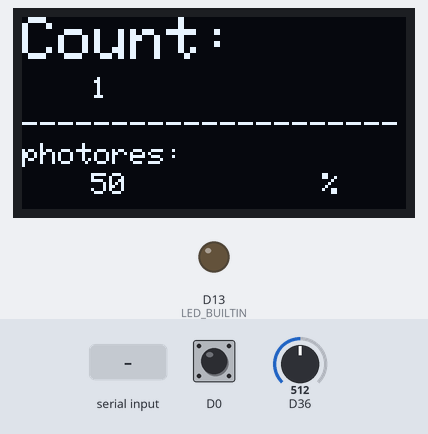
The sketch below on a simulated Arduino Zero (SAMD21). On the bench: 128×64 one-colour display, output pins drawn as LEDs (lit = HIGH). Dashed ring = blinking. Inputs (shaded band) come from the test bench; at power-on: D36 = 512, D0 HIGH (analog values on the 0–1023 scale). What the sketch prints to the serial monitor is not drawn.

Above: at 1.6 s.
1.7 s: D36 set to 122
At 3.9 s:
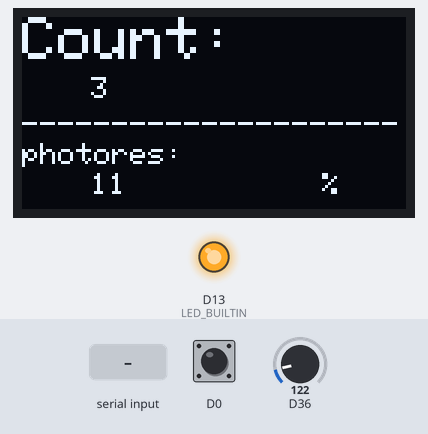
4.0 s: D36 set to 0
At 4.96 s:
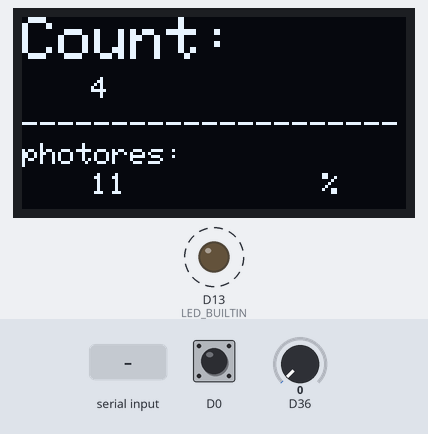
6.5 s: D36 set to 306
At 7.21 s:
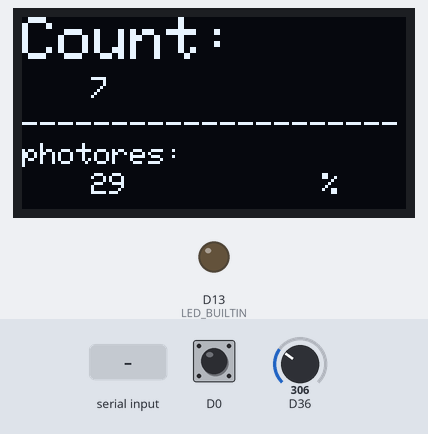
8.5 s: D0 pulled LOW for 0.15 s
9.2 s: "s" received over Serial
10.7 s: D0 pulled LOW for 1 s
At 12.8 s:
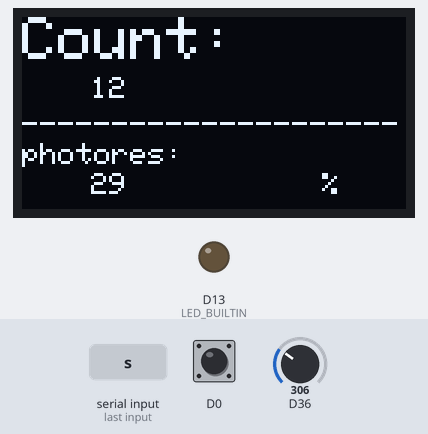
Timing chart, 0 to 14.2 s (numbered marks = the images above; inputs shaded):
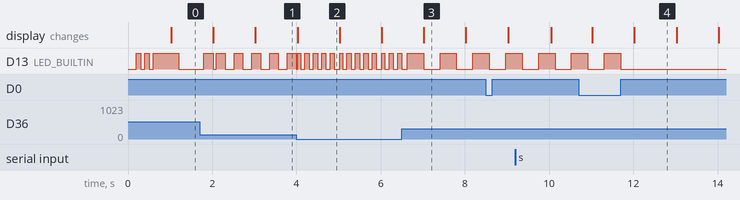

Measured:
- after the input at 4.0 s, D13 (LED_BUILTIN): alternates HIGH for 0.10 s and LOW for 0.10 s, starting at once
- after the input at 10.7 s, D13 (LED_BUILTIN): goes on until 11.7 s, then stays LOW
- what the display in image 2 shows lasts 1.0 s, from 4.0 s to 5.0 s

The sketch:

com_inter_tache.ino
```cpp
// --------------------------------------------------------------------------------------------------------------------
// Multi-tâches cooperatives : solution basique mais efficace :-)
// --------------------------------------------------------------------------------------------------------------------

#include <SPI.h>
#include <Wire.h>
#include <Adafruit_GFX.h>
#include <Adafruit_SSD1306.h>

#define SCREEN_WIDTH 128 // OLED display width, in pixels
#define SCREEN_HEIGHT 64 // OLED display height, in pixels

// Declaration for an SSD1306 display connected to I2C (SDA, SCL pins)
#define OLED_RESET    16 //Pin reset          - Reset pin # (or -1 if sharing Arduino reset pin)
Adafruit_SSD1306 display(SCREEN_WIDTH, SCREEN_HEIGHT, &Wire, OLED_RESET);

// --------------------------------------------------------------------------------------------------------------------
// unsigned int waitFor(timer, period)
// Timer pour taches périodiques
// configuration :
//  - MAX_WAIT_FOR_TIMER : nombre maximum de timers utilisés
// arguments :
//  - timer  : numéro de timer entre 0 et MAX_WAIT_FOR_TIMER-1
//  - period : période souhaitée
// retour :
//  - nombre de périodes écoulées depuis le dernier appel
// --------------------------------------------------------------------------------------------------------------------

#define MAX_WAIT_FOR_TIMER 4
unsigned int waitFor(int timer, unsigned long period){
  static unsigned long waitForTimer[MAX_WAIT_FOR_TIMER];  // il y a autant de timers que de tâches périodiques
  unsigned long newTime = micros() / period;              // numéro de la période modulo 2^32
  int delta = newTime - waitForTimer[timer];              // delta entre la période courante et celle enregistrée
  if ( delta < 0 ) delta = 1 + newTime;                   // en cas de dépassement du nombre de périodes possibles sur 2^32
  if ( delta ) waitForTimer[timer] = newTime;             // enregistrement du nouveau numéro de période
  return delta;
}

//--------- définition de la boite a lettre

enum {EMPTY, FULL}; //etat de la boite

struct mailbox_s {
  volatile int state; //etat
  volatile int value; //valeur
};

//--------- définition de la tache Led

struct Led_s {
  int timer;                                              // numéro du timer pour cette tâche utilisé par WaitFor
  unsigned long period;                                   // periode de clignotement
  int pin;                                                // numéro de la broche sur laquelle est la LED
  int etat;                                               // etat interne de la led
};

void setup_Led( struct Led_s * ctx, int timer, unsigned long period, byte pin) {
  ctx->timer = timer;
  ctx->period = period;
  ctx->pin = pin;
  ctx->etat = 0;
  pinMode(pin,OUTPUT);
  digitalWrite(pin, ctx->etat);
}

void loop_Led( struct Led_s * ctx, struct mailbox_s *com, struct mailbox_s *led_off) {
  if(com->state == FULL) { //modifier la période
    ctx->period = 100000 + (10000 * map(com->value, 0, 4095, 0, 100)); //ou mettre à 1000 * map(...) comme ça, si on a 100% alors on retrouve la periode initiale
    com->state = EMPTY;
  }

  if (!waitFor(ctx->timer, ctx->period)) return;          // sort s'il y a moins d'une période écoulée
  if(led_off->value)  {
    digitalWrite(ctx->pin,ctx->etat);                       // ecriture
    ctx->etat = 1 - ctx->etat;                              // changement d'état
  }
  else {
    digitalWrite(ctx->pin, 0);
    ctx->etat = 1 - ctx->etat;
  }
}

//--------- definition de la tache Mess

struct Mess_s {
  int timer;                                              // numéro de timer utilisé par WaitFor
  unsigned long period;                                             // periode d'affichage
  char mess[20];
} ;

void setup_Mess( struct Mess_s * ctx, int timer, unsigned long period, const char * mess) {
  ctx->timer = timer;
  ctx->period = period;
  strcpy(ctx->mess, mess);
}

void loop_Mess(struct Mess_s *ctx) {
  if (!(waitFor(ctx->timer,ctx->period))) return;         // sort s'il y a moins d'une période écoulée
  Serial.println(ctx->mess);                              // affichage du message
}

//------------- definition de la tache Oled
struct Oled_s {
  int timer;                                              // numero de timer pour l'affichage sur l'écran oled
  unsigned long period;                                   // periode, 1 sec par 1 sec
  unsigned long counter;                                  // compteur de secondes
  int value;                                              // dernière valeur obtenue de la boite a lettre
};

//initialisation de la structure oled, le contexte de l'affichage sur l'ecran
void setup_Oled(struct Oled_s *ctx, int timer, unsigned long period, unsigned long counter, int value) {
  ctx->timer = timer;
  ctx->period = period;
  ctx->counter = counter;
  ctx->value = value;
  Wire.begin(4, 15);
  if(!display.begin(SSD1306_SWITCHCAPVCC, 0x3C)) {
    Serial.println("err display.begin");
    while(1); //erreur de l'init de l'écran, on ne peut rien afficher sur l'écran
  }
}

void loop_Oled(struct Oled_s *ctx, struct mailbox_s *com) {
  if(!waitFor(ctx->timer, ctx->period)) return; //au moins une periode non écoulée

  //sinon, on augmente le compteur et on l'affiche
  ctx->counter += 1;

  display.clearDisplay(); //nécessaire pour supprimer le contenu de la mémoire du buffer (sinon, a chaque écriture on augmente son contenu)

  //affichage pour le compteur
  display.setCursor(0,0); //positionner le curseur en haut à gauche
  display.setTextSize(2); //coefficient pour la taille du texte
  display.setTextColor(WHITE); //couleur, uniquement WHITE (macro) de dispo ?
  display.println("Count: "); //affichage du texte
  display.setTextSize(1);
  display.setCursor(23, 20); //changement de position
  display.print(ctx->counter, DEC); //affichage du compteur de seconde

  //photorésistance
  if(com->state == FULL) {
    ctx->value = map(com->value, 0, 4095, 0, 100); // 3.3v -> 12 bits -> 4095 ?
    com->state = EMPTY;
  }

  if(ctx->value >= 0) {
    display.setCursor(0, SCREEN_HEIGHT / 2);
    display.println("---------------------"); //séparateur de '-' au milieu de l'écran

    display.setCursor(0, SCREEN_HEIGHT / 2 + 10);
    display.println("photores:"); //texte

    //affichage de la valeur et du pourcentage
    display.setCursor(23, SCREEN_HEIGHT / 2 + 20);
    display.print(ctx->value, DEC);
    display.setCursor(100, SCREEN_HEIGHT / 2 + 20);
    display.println("%");
  }
  display.display(); // re-afficher l'écran, sinon il n'est pas mit à jour
}

// -------- declaration de la tache lum (photorésistance)

struct Lum_s {
  int timer;
  unsigned long period;
  int pin;
};

void setup_Lum(struct Lum_s *ctx, int timer, unsigned long period, byte pin) {
  ctx->timer = timer;
  ctx->period = period;
  ctx->pin = pin;
  pinMode(pin, INPUT);
}

void loop_Lum(struct Lum_s *ctx, struct mailbox_s *com, struct mailbox_s *com2) {
  if(!waitFor(ctx->timer, ctx->period)) return; //pas mon tour

  analogReadResolution(12); //passage sous 12 bits pour le 3.3v

  if(com->state == EMPTY) { //pas encore traité (oled)
    com->value = analogRead(ctx->pin);
    com->state = FULL;
  }
  if(com2->state == EMPTY) { //pas encore traité (led)
    com2->value = analogRead(ctx->pin);
    com2->state = FULL;
  }

}

//--------- Déclaration des tâches

struct Led_s Led1;
struct Mess_s Mess1;
struct Oled_s Oled1;
struct Lum_s Lum1;
struct mailbox_s mb = {.state = EMPTY}; //initialisation en dehors d'une fonction setup_mailbox()
struct mailbox_s mb2 = {.state = EMPTY}; //pour led

//interruption
struct mailbox_s isr = {.state = EMPTY, .value=1}; //1: allumer , 0: eteindre
volatile int is_char_detected = 0;

//ISR pour le clavier
void isr_keyboard() {
  Serial.println("isr");
  if(is_char_detected)
    isr.value = 0; //stopper la led
}

void serialEvent() {
  while(Serial.available() && !is_char_detected) {
    if(Serial.read() == 's') {
      is_char_detected = 1;
      Serial.println("serialEvent 1");
      interrupts();
      break;
    }
  }
}

//--------- Setup et Loop

void setup() {
  Serial.begin(9600);                                     // initialisation du débit de la liaison série
  setup_Led(&Led1, 0, 100000, LED_BUILTIN);               // Led est exécutée toutes les 100ms
  setup_Mess(&Mess1, 1, 1000000, "bonjour");              // Mess est exécutée toutes les secondes
  setup_Oled(&Oled1, 2, 1000000, 0, -1);                  //initialement, compteur à 0
  setup_Lum(&Lum1, 3, 500000, 36);                        //Lum exec toutes les 0.5 sec
  //d'après l'exemple du sujet de TP, on initialise la boite a lettre à sa déclaration

  //gestion des interruptions
  pinMode(0, INPUT_PULLUP);
  attachInterrupt(digitalPinToInterrupt(0), isr_keyboard, RISING);
}

void loop() {
  loop_Lum(&Lum1, &mb, &mb2);
  loop_Oled(&Oled1, &mb);
  loop_Led(&Led1, &mb2, &isr);
  loop_Mess(&Mess1);
  serialEvent(); //lire le port serie
}
```
